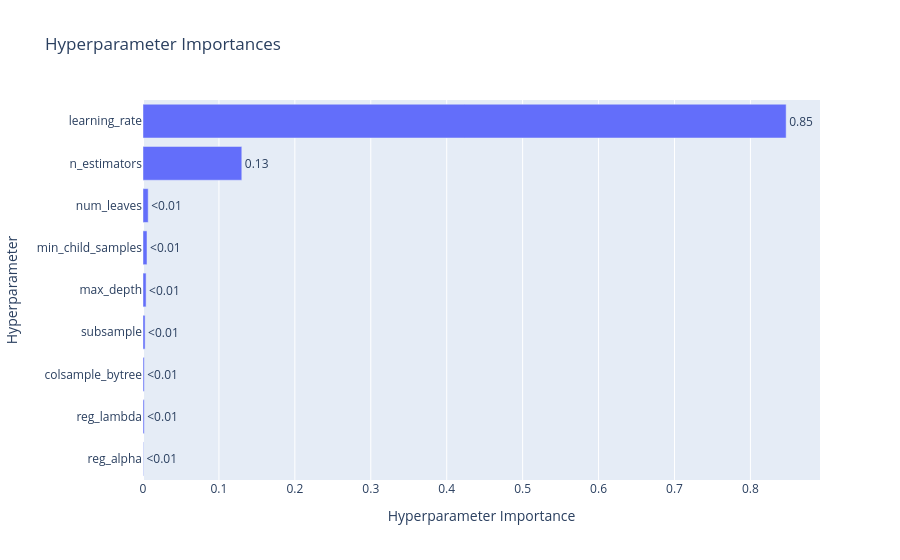

Notebook code cell kept with this figure:
### Code cell
optuna.visualization.plot_param_importances(study)

### Figure 1 — Plotly figure (JSON) as saved in the notebook; plotly's stock layout.template omitted (floating-point values rounded to 4 significant figures)
{"data": [{"cliponaxis": false, "hovertemplate": ["reg_alpha (FloatDistribution): 0.0005600400146850193<extra></extra>", "reg_lambda (FloatDistribution): 0.0016334627152476112<extra></extra>", "colsample_bytree (FloatDistribution): 0.0016487873793292697<extra></extra>", "subsample (FloatDistribution): 0.0027579452587704447<extra></extra>", "max_depth (IntDistribution): 0.00408681727158604<extra></extra>", "min_child_samples (IntDistribution): 0.005280723806392103<extra></extra>", "num_leaves (IntDistribution): 0.0068313423907938745<extra></extra>", "n_estimators (IntDistribution): 0.13013217763593463<extra></extra>", "learning_rate (FloatDistribution): 0.847068703527261<extra></extra>"], "name": "Objective Value", "orientation": "h", "text": ["<0.01", "<0.01", "<0.01", "<0.01", "<0.01", "<0.01", "<0.01", "0.13", "0.85"], "textposition": "outside", "type": "bar", "x": [0.00056, 0.001633, 0.001649, 0.002758, 0.004087, 0.005281, 0.006831, 0.1301, 0.8471], "y": ["reg_alpha", "reg_lambda", "colsample_bytree", "subsample", "max_depth", "min_child_samples", "num_leaves", "n_estimators", "learning_rate"]}], "layout": {"title": {"text": "Hyperparameter Importances"}, "xaxis": {"title": {"text": "Hyperparameter Importance"}}, "yaxis": {"title": {"text": "Hyperparameter"}}}}
